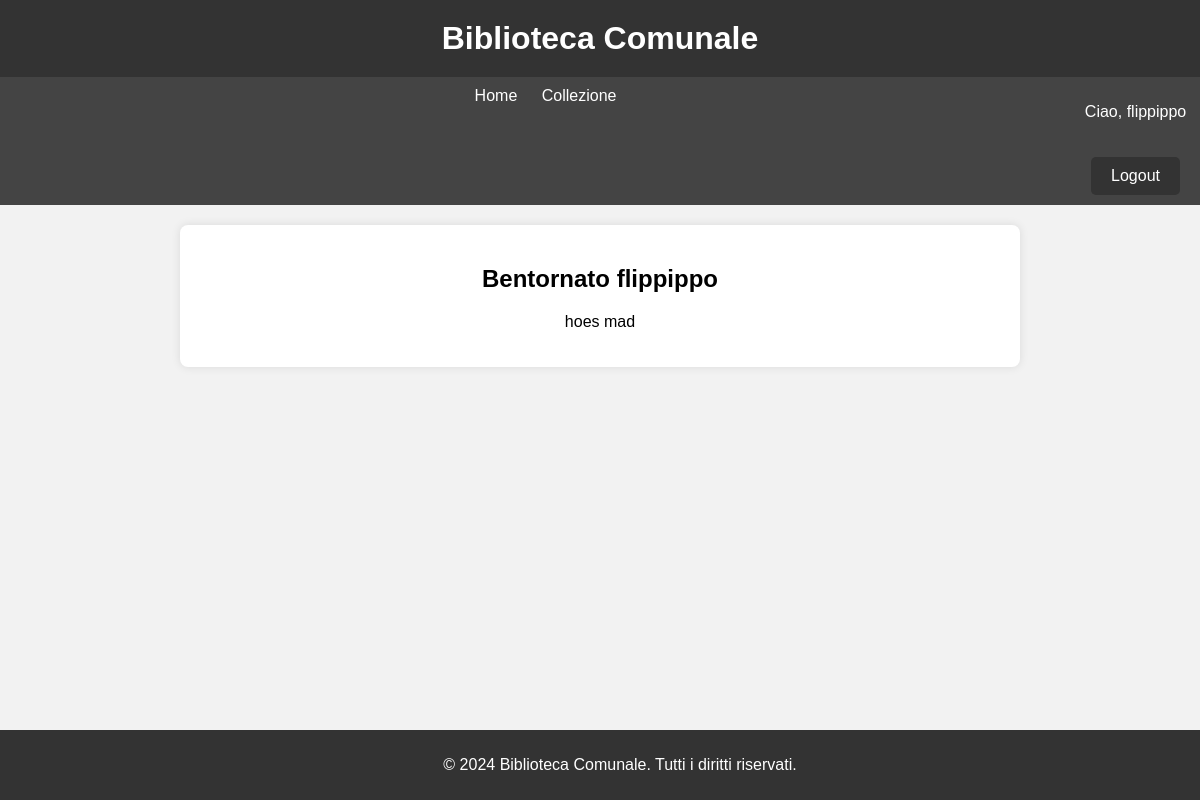
Before: / (signed in) with the older database file.
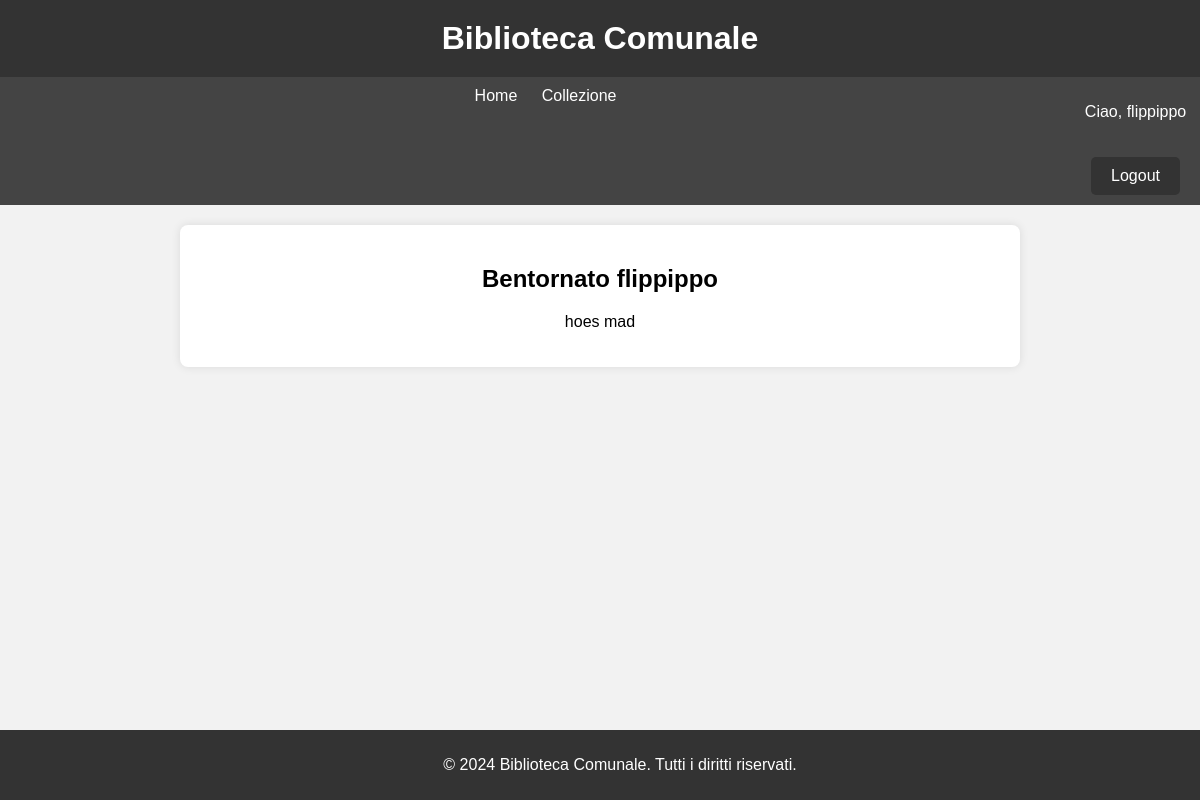
After: the same page with the newer database file.
### tables this page shows
CREATE TABLE Prestito (
    ISBN          SMALLINT (13),
    ID            VARCHAR (100),
    Numero_giorni INT,
    data_partenza DATE,
    FOREIGN KEY (
        ID
    )
    REFERENCES Utente (Username),
    FOREIGN KEY (
        ISBN
    )
    REFERENCES Libro (ISBN),
    PRIMARY KEY (
        ISBN,
        ID
    )
);

### biblioteca.py (the view)
@app.route('/')
def index ():
    if not session.get("nome"):
        return render_template('index.html')
    user=session.get("nome", None)
    tipo=session.get("tipo", None)
    print(user)
    messaggio =""
    odierno = date.today()
    print(odierno)
    connection = sqlite3.connect('biblioteca.db') #cambiare il nome del database nel caso
    connection.row_factory=sqlite3.Row
    dates  = connection.execute ('SELECT data_partenza,Numero_giorni FROM Prestito').fetchall()
    posts = connection.execute ('SELECT ISBN, ID FROM Prestito').fetchall()
    pasts = connection.execute ('SELECT ISBN, Titolo FROM Libro').fetchall()
    for row in dates:
        partenza = datetime.strptime(row['data_partenza'], '%Y-%m-%d')
        print(row['data_partenza'])
        print(type(row['Numero_giorni']))
        differenza = odierno - partenza.date() #oggi - data di partenza
        print(differenza.days) #quanti giorni sono
        diffG = row['Numero_giorni'] - differenza.days #giorni di differenza tra i giorni del prestito e i giorni effettivamente passati
        if ( diffG == 0):
            messaggio = "scade oggi"
        elif ( diffG < 0):
            messaggio= "La durata del prestito è terminata, restituire"
        elif (diffG > 0):
            messaggio = f"Giorni rimanenti:  { diffG} "
            print (messaggio)
        print(diffG)
    return render_template('loggato.html', user=user, tipo=tipo, messaggio = messaggio, posts = posts, pasts = pasts)

### templates/loggato.html (shortened to what this page needs)
{%extends "layout.html"%}
{%block head%}
{{super ()}}
{%endblock%}
{%block content%}
<h2>Bentornato {{ user }}</h2>
    <p> hoes mad </p>
{%endblock%}

### templates/layout.html (shortened to what this page needs)
<!DOCTYPE html>
<html lang="it">
<head>
    {%block head%}
  <link href="../static/style.css" rel="stylesheet" type="text/css"/>
  {%endblock%}
</head>
<body>
  <header>
      <div>
        <h1 style="margin: 0;">Biblioteca Comunale</h1>
  </header>
  <nav>
    <div class="navbar-left">
        <a href="{{ url_for ('index')}}">Home</a>
        <a href="{{ url_for ('collezione')}}">Collezione</a>
        <span style="float: right;">
          {% if user %}
              <p>Ciao, {{user}}</p>
              <a href="{{ url_for ('logout')}}" class="button">Logout</a>
          {% else %}
                  <a href="{{ url_for ('login')}}" class="button">Login</a>
                  <a href="{{ url_for ('signup')}}" class="button">Registrati</a>
          {% endif %}
        </span>
    </div>
</nav>
  <div class="container">
    {%block content%}
    {%endblock%}
  </div>
  <footer>
    <p>&copy; 2024 Biblioteca Comunale. Tutti i diritti riservati.</p>
  </footer>
</body>
</html>

Changed rows visible on the page:
added Prestito: ID "flippippo"
Other visible differences:
{{ user }}: "flippippo" → (not shown)
